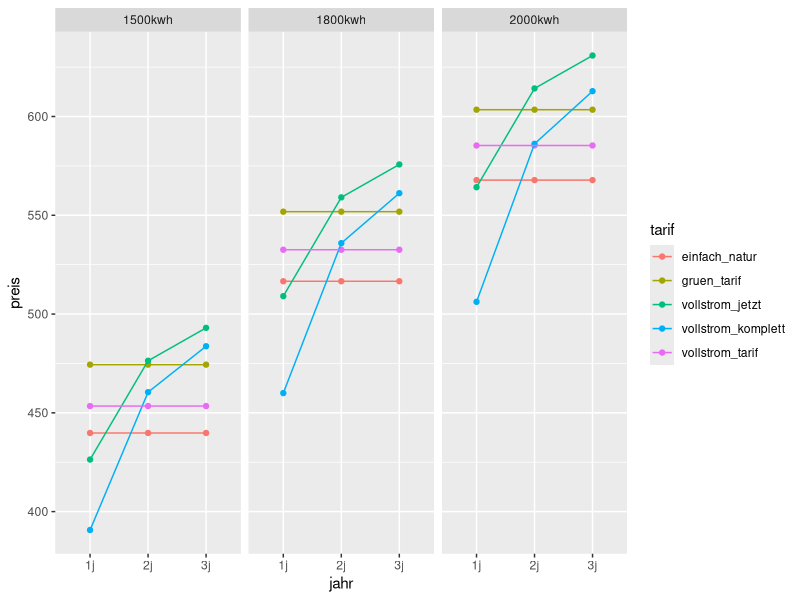
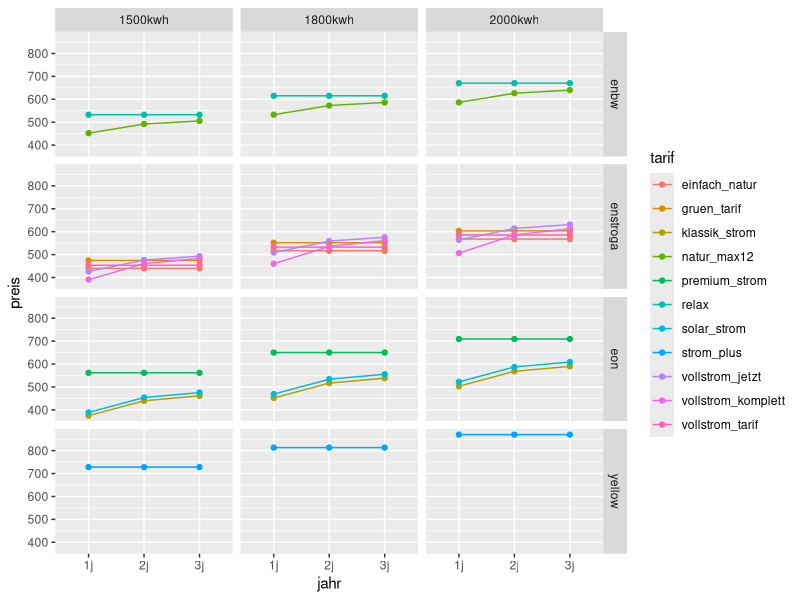

Here is the R script that generated these plots, in order:
## ---- chunk 1
knitr::opts_chunk$set(echo = TRUE)
## ---- chunk 2
library("tidyverse")
library("readxl")
library("stringr")
## ---- chunk 3
# import
data <-read_csv("data2.csv")

# strompreise berechnen 
data %<>%
  # preis pro jahr mit 1 jahr vertragslaufzeit
  mutate(preis_1j_1500kwh = (12*preis_mtl_EUR + 1500*preis_pro_kwh_EUR)*(1-erstjahrbonus_prozent/100)-einmal_bonus_EUR,
         preis_1j_1800kwh = (12*preis_mtl_EUR + 1800*preis_pro_kwh_EUR)*(1-erstjahrbonus_prozent/100)-einmal_bonus_EUR,
         preis_1j_2000kwh = (12*preis_mtl_EUR + 2000*preis_pro_kwh_EUR)*(1-erstjahrbonus_prozent/100)-einmal_bonus_EUR
  ) %>%
  # preis pro jahr mit 2 jahre vertragslaufzeit
  mutate(preis_2j_1500kwh = (preis_1j_1500kwh + 12*preis_mtl_EUR + 1500*preis_pro_kwh_EUR)/2,
         preis_2j_1800kwh = (preis_1j_1800kwh + 12*preis_mtl_EUR + 1800*preis_pro_kwh_EUR)/2,
         preis_2j_2000kwh = (preis_1j_2000kwh + 12*preis_mtl_EUR + 2000*preis_pro_kwh_EUR)/2
  ) %>%
  # preis pro jahr mit 3 jahre vertragslaufzeit
  mutate(preis_3j_1500kwh = (2*preis_2j_1500kwh + 12*preis_mtl_EUR + 1500*preis_pro_kwh_EUR)/3,
         preis_3j_1800kwh = (2*preis_2j_1800kwh + 12*preis_mtl_EUR + 1800*preis_pro_kwh_EUR)/3,
         preis_3j_2000kwh = (2*preis_2j_2000kwh + 12*preis_mtl_EUR + 2000*preis_pro_kwh_EUR)/3)

# tidy data
data %<>%
  dplyr::select(anbieter, tarif, 
                preis_1j_1500kwh, preis_1j_1800kwh, preis_1j_2000kwh, 
                preis_2j_1500kwh, preis_2j_1800kwh, preis_2j_2000kwh,
                preis_3j_1500kwh, preis_3j_1800kwh, preis_3j_2000kwh) %>%
  gather(typ, preis, c(preis_1j_1500kwh, preis_1j_1800kwh, preis_1j_2000kwh,
                       preis_2j_1500kwh, preis_2j_1800kwh, preis_2j_2000kwh,
                       preis_3j_1500kwh, preis_3j_1800kwh, preis_3j_2000kwh)
  ) %>%
  mutate(jahr=str_split_fixed(typ,"_",3)[,2],
         verbrauch=str_split_fixed(typ,"_",3)[,3]) %>%
  dplyr::select(-typ)
## ---- chunk 4
# nur enstroga
data %>%
  filter(anbieter=="enstroga") %>%
  ggplot(aes(jahr,preis, color=tarif, group=tarif)) +
  facet_grid(~verbrauch) +
  geom_point() +
  geom_line()

# andere anbieter
data %>%
  ggplot(aes(jahr,preis, color=tarif, group=tarif)) +
  facet_grid(anbieter~verbrauch) +
  geom_point() +
  geom_line()
